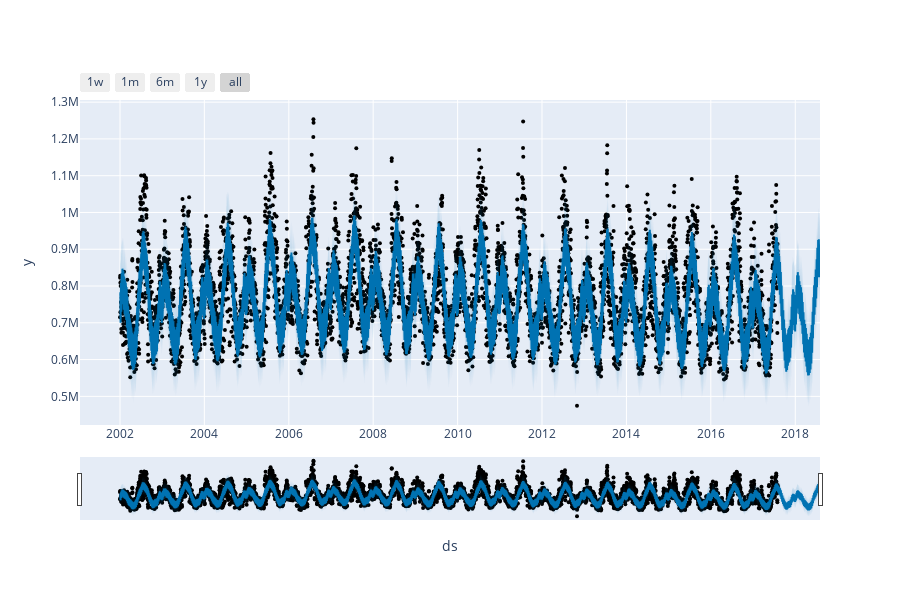

Notebook code for this chart:
### Code cell
plot_plotly(m ,forecast)

### Figure 1 — Plotly figure (JSON) as saved in the notebook; plotly's stock layout.template omitted (floating-point values rounded to 4 significant figures; data arrays with more than 128 entries replaced by an {"elided": "..."} marker saying what was removed)
{"data": [{"marker": {"color": "black", "size": 4}, "mode": "markers", "name": "Actual", "type": "scatter", "x": {"elided": "5694 str values"}, "y": {"elided": "5694 int values"}}, {"hoverinfo": "skip", "line": {"width": 0}, "mode": "lines", "type": "scatter", "x": {"elided": "6059 str values"}, "y": {"elided": "6059 float values"}}, {"fill": "tonexty", "fillcolor": "rgba(0, 114, 178, 0.2)", "line": {"color": "#0072B2", "width": 2}, "mode": "lines", "name": "Predicted", "type": "scatter", "x": {"elided": "6059 str values"}, "y": {"elided": "6059 float values"}}, {"fill": "tonexty", "fillcolor": "rgba(0, 114, 178, 0.2)", "hoverinfo": "skip", "line": {"width": 0}, "mode": "lines", "type": "scatter", "x": {"elided": "6059 str values"}, "y": {"elided": "6059 float values"}}], "layout": {"height": 600, "showlegend": false, "width": 900, "xaxis": {"rangeselector": {"buttons": [{"count": 7, "label": "1w", "step": "day", "stepmode": "backward"}, {"count": 1, "label": "1m", "step": "month", "stepmode": "backward"}, {"count": 6, "label": "6m", "step": "month", "stepmode": "backward"}, {"count": 1, "label": "1y", "step": "year", "stepmode": "backward"}, {"step": "all"}]}, "rangeslider": {"visible": true}, "title": {"text": "ds"}, "type": "date"}, "yaxis": {"title": {"text": "y"}}}}
